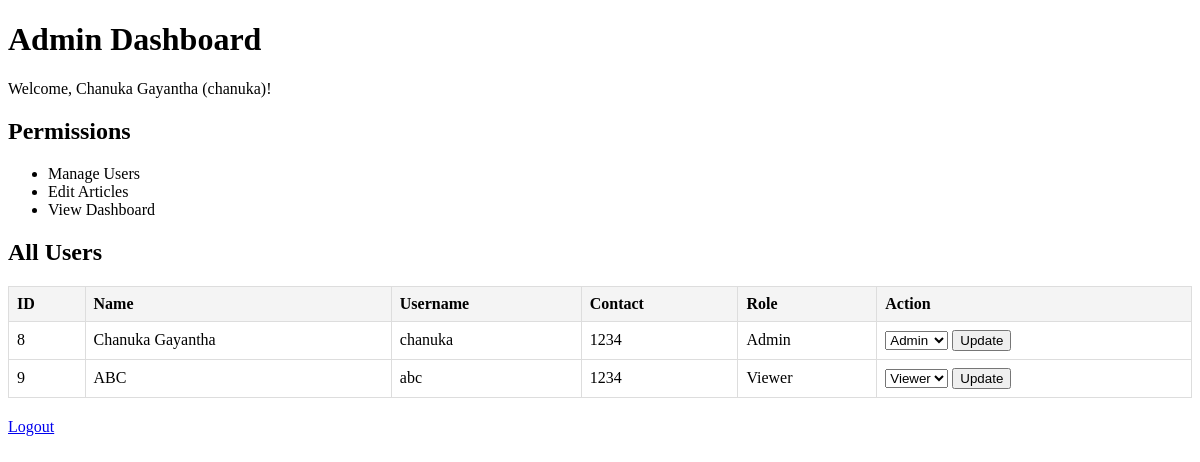
Screenshot of /dashboard/admin_dashboard.php (signed in) with the database file from the repository.
### tables this page shows
CREATE TABLE `users` (
  `id` int(11) NOT NULL,
  `name` varchar(100) NOT NULL,
  `username` varchar(50) NOT NULL,
  `password` varchar(255) NOT NULL,
  `contact` varchar(20) NOT NULL,
  `role_id` int(11) NOT NULL
);

CREATE TABLE `roles` (
  `id` int(11) NOT NULL,
  `role_name` varchar(50) NOT NULL
);

### rbac.php (called while the page is built, shortened)
<?php
require 'db.php';
function hasPermission($userId, $permission) {
    global $pdo;
    $stmt = $pdo->prepare("
        SELECT p.permission_name
        FROM permissions p
        JOIN role_permissions rp ON p.id = rp.permission_id
        JOIN roles r ON rp.role_id = r.id
        JOIN users u ON u.role_id = r.id
        WHERE u.id = ? AND p.permission_name = ?
    ");
    $stmt->execute([$userId, $permission]);
    return $stmt->rowCount() > 0;
}
?>

### dashboard/admin_dashboard.php (the view, shortened to what this page needs)
<?php
require '../db.php';
require '../rbac.php';
$userId = $_SESSION['user_id'];
$stmt = $pdo->prepare("SELECT name, username FROM users WHERE id = ?");
$stmt->execute([$userId]);
$user = $stmt->fetch(PDO::FETCH_ASSOC);
$stmt = $pdo->prepare("
    SELECT users.id, users.name, users.username, users.contact, roles.role_name
    FROM users
    JOIN roles ON users.role_id = roles.id
");
$stmt->execute();
$users = $stmt->fetchAll(PDO::FETCH_ASSOC);
$rolesStmt = $pdo->prepare("SELECT id, role_name FROM roles");
$rolesStmt->execute();
$roles = $rolesStmt->fetchAll(PDO::FETCH_ASSOC);
?>
<!DOCTYPE html>
<html lang="en">
<head>
</head>
<body>
    <h1>Admin Dashboard</h1>
    <p>Welcome, <?php echo htmlspecialchars($user['name']); ?> (<?php echo htmlspecialchars($user['username']); ?>)!</p>
    <h2>Permissions</h2>
    <ul>
        <?php
        $permissions = [
            'manage_users' => 'Manage Users',
            'edit_articles' => 'Edit Articles',
            'view_dashboard' => 'View Dashboard'
        ];
        foreach ($permissions as $permissionKey => $permissionName) {
            if (hasPermission($userId, $permissionKey)) {
                echo "<li>$permissionName</li>";
            }
        }
        ?>
    </ul>
    <h2>All Users</h2>
    <table>
        <thead>
            <tr>
                <th>ID</th>
                <th>Name</th>
                <th>Username</th>
                <th>Contact</th>
                <th>Role</th>
                <th>Action</th>
            </tr>
        </thead>
        <tbody>
            <?php foreach ($users as $user): ?>
            <tr>
                <td><?php echo htmlspecialchars($user['id']); ?></td>
                <td><?php echo htmlspecialchars($user['name']); ?></td>
                <td><?php echo htmlspecialchars($user['username']); ?></td>
                <td><?php echo htmlspecialchars($user['contact']); ?></td>
                <td><?php echo htmlspecialchars($user['role_name']); ?></td>
                <td>
                    <form method="POST" action="admin_dashboard.php">
                        <select name="role_id" required>
                            <?php foreach ($roles as $role): ?>
                            <option value="<?php echo $role['id']; ?>"
                                <?php echo $role['role_name'] === $user['role_name'] ? 'selected' : ''; ?>>
                                <?php echo htmlspecialchars($role['role_name']); ?>
                            </option>
                            <?php endforeach; ?>
                        </select>
                        <button type="submit">Update</button>
                    </form>
                </td>
            </tr>
            <?php endforeach; ?>
        </tbody>
    </table>
    <a href="../logout.php">Logout</a>
</body>
</html>

### dashboard/admin_dashboard.php (style rules this page uses)
table { width: 100%; border-collapse: collapse; margin: 20px 0; }
table th, table td { border: 1px solid #ddd; padding: 8px; text-align: left; }
table th { background-color: #f4f4f4; }

### rows the page displays
users: name "Chanuka Gayantha", username "chanuka", id "8", contact "1234", role.role_name "Admin"
users: id "9", name "ABC", username "abc", contact "1234", role.role_name "Viewer"

### other values shown
$permissionName "Manage Users"
$permissionName "Edit Articles"
$permissionName "View Dashboard"
form field role_id "Admin"
form field role_id "Viewer"
